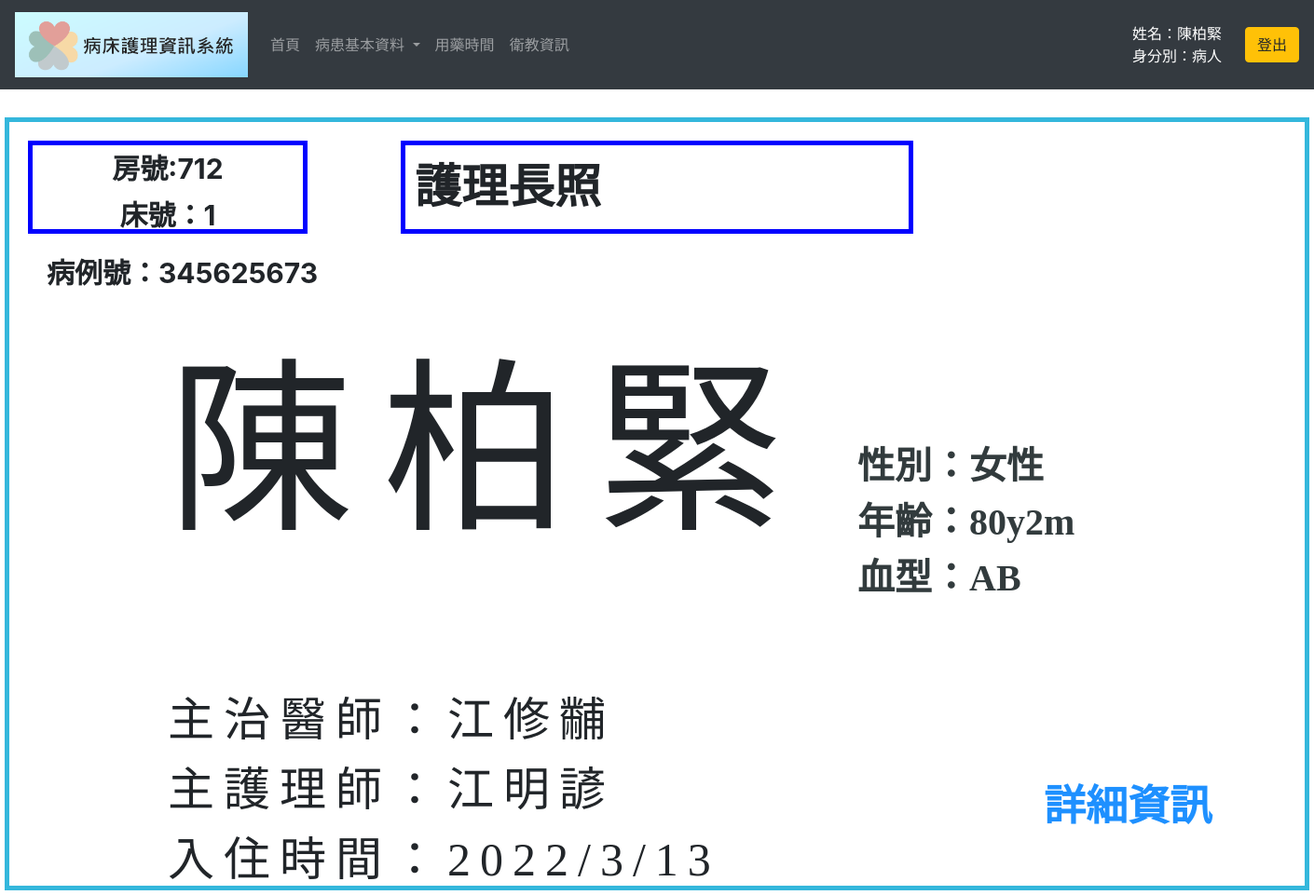
Screenshot of /patient_bed_card.php (signed in) with the database file from the repository.
### tables this page shows
CREATE TABLE `patient_admission_info` (
  `id_number` varchar(255) NOT NULL,
  `ward_no` int(11) DEFAULT NULL,
  `r1` varchar(255) DEFAULT NULL,
  `bed_no` int(11) DEFAULT NULL,
  `r2` varchar(255) DEFAULT NULL,
  `phone_no` varchar(255) DEFAULT NULL,
  `r3` varchar(255) DEFAULT NULL,
  `address` varchar(255) DEFAULT NULL,
  `r4` varchar(255) DEFAULT NULL,
  `emergency_contact` varchar(255) DEFAULT NULL,
  `r5` varchar(255) DEFAULT NULL,
  `emergency_contact_no` varchar(255) DEFAULT NULL,
  `r6` varchar(255) DEFAULT NULL,
  `hospitalization_date` varchar(255) DEFAULT NULL,
  `r7` varchar(255) DEFAULT NULL,
  `observation_time` varchar(255) DEFAULT NULL,
  `r8` varchar(255) DEFAULT NULL,
  `attending_physician` varchar(255) DEFAULT NULL,
  `r9` varchar(255) DEFAULT NULL,
  `nurse` varchar(255) DEFAULT NULL,
  `r10` varchar(255) DEFAULT NULL,
  `current_condition` varchar(255) DEFAULT NULL,
  `r11` varchar(255) DEFAULT NULL,
  `transaction_info` varchar(255) DEFAULT NULL
);

CREATE TABLE `patient_basic_info` (
  `id_number` varchar(255) NOT NULL,
  `r1` varchar(255) DEFAULT NULL,
  `chart_no` varchar(255) DEFAULT NULL,
  `r2` varchar(255) DEFAULT NULL,
  `m_name` varchar(255) DEFAULT NULL,
  `r3` varchar(255) DEFAULT NULL,
  `gender` varchar(255) DEFAULT NULL,
  `r4` varchar(255) DEFAULT NULL,
  `birth_date` varchar(255) DEFAULT NULL,
  `r5` varchar(255) DEFAULT NULL,
  `blood` varchar(255) DEFAULT NULL,
  `r6` varchar(255) DEFAULT NULL,
  `rh` varchar(255) DEFAULT NULL,
  `r7` varchar(255) DEFAULT NULL,
  `major_illness` varchar(255) DEFAULT NULL,
  `r8` varchar(255) DEFAULT NULL,
  `allergies` varchar(255) DEFAULT NULL,
  `r9` varchar(255) DEFAULT NULL
);

### patient_bed_card.php (the view, shortened to what this page needs)
<?php
    $conn = new PDO("mysql:host=localhost;dbname=access_test", "root", "");
    $stmt = $conn ->prepare("SELECT ward_no FROM patient_admission_info WHERE id_number='".$_SESSION['id_number']."'");
    $stmt-> execute();
    $ward_no = $stmt->fetchAll()[0][0];
    $stmt = $conn ->prepare("SELECT bed_no FROM patient_admission_info WHERE id_number='".$_SESSION['id_number']."'");
    $stmt-> execute();
    $bed_no = $stmt->fetchAll()[0][0];
    $stmt = $conn ->prepare("SELECT chart_no FROM patient_basic_info WHERE id_number='".$_SESSION['id_number']."'");
    $stmt-> execute();
    $chart_no = $stmt->fetchAll()[0][0];
    $stmt = $conn ->prepare("SELECT gender FROM patient_basic_info WHERE id_number='".$_SESSION['id_number']."'");
    $stmt-> execute();
    $gender = $stmt->fetchAll()[0][0];
    $stmt = $conn ->prepare("SELECT blood FROM patient_basic_info WHERE id_number='".$_SESSION['id_number']."'");
    $stmt-> execute();
    $blood = $stmt->fetchAll()[0][0];
    $stmt = $conn ->prepare("SELECT attending_physician FROM patient_admission_info WHERE id_number='".$_SESSION['id_number']."'");
    $stmt-> execute();
    $physician = $stmt->fetchAll()[0][0];
    $stmt = $conn ->prepare("SELECT nurse FROM patient_admission_info WHERE id_number='".$_SESSION['id_number']."'");
    $stmt-> execute();
    $nurse = $stmt->fetchAll()[0][0];
    $stmt = $conn ->prepare("SELECT hospitalization_date FROM patient_admission_info WHERE id_number='".$_SESSION['id_number']."'");
    $stmt-> execute();
    $date = $stmt->fetchAll()[0][0];
?>
<!DOCTYPE html>
<html>
<head>
    <link rel="stylesheet" href="https://cdn.jsdelivr.net/npm/bootstrap@4.6.1/dist/css/bootstrap.min.css">
</head>
<body>
<nav class="navbar navbar-expand-sm bg-dark navbar-dark static-top" style="margin-bottom: 30px;">
    <a class="navbar-brand" href="patient_main.php">
      <img src="./images/topic.png" alt="logo" style="width:250px;">
    </a>
    <ul class="navbar-nav mr-auto">
      <li class="nav-item">
        <a class="nav-link" href="patient_main.php">首頁</a>
      </li>
      <li class="nav-item dropdown">
        <a class="nav-link dropdown-toggle" href="#" id="navbardrop" data-toggle="dropdown">
          病患基本資料
        </a>
      </li>
      <li class="nav-item">
        <a class="nav-link" href="patient_med_time.php">用藥時間</a>
      </li>
      <li class="nav-item">
        <a class="nav-link" href="patient_health_education.php">衛教資訊</a>
      </li>
    </ul>
    <div style="margin-right:10px ;text-align:right; color:white;" class="col-xs-12 col-md-2">
      <?php
        $name = $_SESSION["name"];
        $identity = $_SESSION["identity"];
        echo "姓名：" . $name . "<br>身分別：" . $identity ;
      ?>
    </div>
    <form  id="login" method="POST" action="logout.php">
      <input class="btn btn-warning" type="submit" value="登出">
    </form>
  </nav>
<div style="position:relative; width: 1400px;0px; height: 830px; border:5px rgb(52, 183, 220) solid;padding: 20px; margin: 0 auto;">
        <div id="bed">房號:<?php echo $ward_no;?><br>床號：<?php echo $bed_no;?></div>
        <div class="locate"><p1>護理長照</p1><p2><iframe href="#" src="https://www.zeitverschiebung.net/clock-widget-iframe-v2?language=en&size=small&timezone=Asia%2FTaipei" width="100%" height="90" frameborder="0" seamless></iframe> </p2></div>
        <div style="margin: 20px;font-size: 30px; font-weight:bold;">病例號：<?php echo $chart_no;?></div>
        <div class="info1"><p1><?php echo $name?></p1><p2>性別：<?php echo $gender;?><br>年齡：80y2m<br>血型：<?php echo $blood;?></p2></div>
        <div class="info2">
            主治醫師：<?php echo $physician;?><br>
            主護理師：<?php echo $nurse;?><br>
            入住時間：<?php echo $date;?>
        </div>
        <div id="qrcode" style="float:right; position: absolute; bottom: 50px; right: 100px;">
            <p style="color:dodgerblue; font-size: 45px; margin-bottom: 0;font-weight:bold;font-family:微軟正黑體;">詳細資訊</p>
        </div>
    </div>
</body>
</html>

### patient_bed_card.php (style rules this page uses)
#bed { width: 300px; height: 100px; border: 5px solid blue; text-align:center; line-height:50px; position:absolute; font-size: 30px; font-weight:bold; }
.locate { width: 550px; height: 100px; border: 5px solid blue; padding-left: 10px; margin:0px auto; }
.locate p1 { float:left; margin-right:10px; text-align:center; line-height:90px; font-size: 50px; font-family:標楷體; font-weight:bold; }
.locate p2 { float:right; margin-right:10px; text-align:center; line-height:50px; font-size: 30px; font-family:標楷體; font-weight:bold; }
.info1 { width: 700px; height: 300px; margin-left:150px; }
.info1 p1 { float:left; font-size: 200px; font-family:標楷體; letter-spacing: 30px; }
.info1 p2 { margin-left: 50px; float:left; color: rgb(50, 59, 61); font-size: 40px; font-weight:bold; font-family:微軟正黑體; position: absolute; bottom: 300px; }
.info2 { margin-left:150px; margin-top: 100px; width: 800px; height: 100px; font-size: 50px; font-family:標楷體; letter-spacing: 10px; }

### rows the page displays
patient_admission_info: ward_no "712", bed_no "1", attending_physician "江修黼", nurse "江明諺", hospitalization_date "2022/3/13"
patient_basic_info: chart_no "345625673", gender "女性", blood "AB"

### other values shown
$name "陳柏緊"
$identity "病人"
